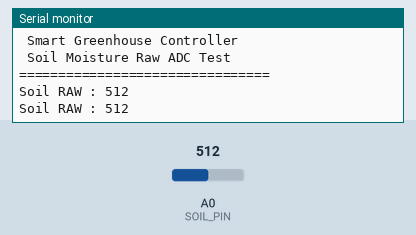
Recording of a sketch running on a simulated Arduino Uno, built with avr-gcc and run on an emulated ATmega328P. Parts: the last lines printed to the serial monitor. Inputs (shaded band) come from the test bench; at power-on: A0 (SOIL_PIN) = 512.

Above: at 2.2 s.
2.3 s: A0 (SOIL_PIN) set to 716
At 3.6 s:
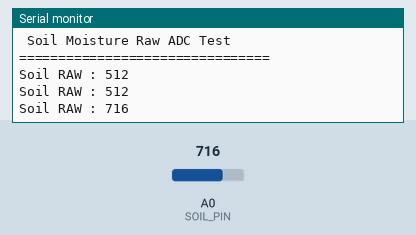
3.8 s: A0 (SOIL_PIN) set to 900
At 4.8 s:
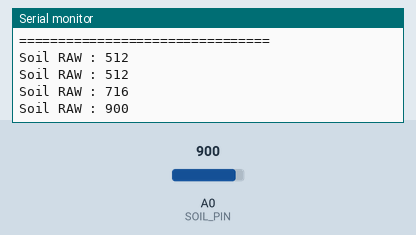
Timing chart, 0 to 6.8 s (numbered marks = the images above; inputs shaded):
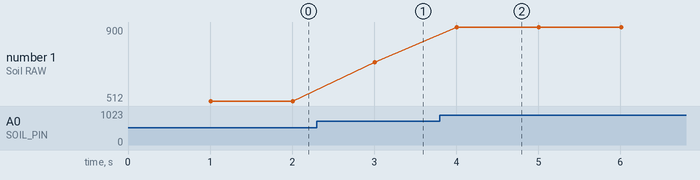

The sketch:

soil_raw_test.ino
```cpp
/*
 * Smart Greenhouse Controller
 * Capacitive Soil Moisture Sensor - Raw ADC Test
 *
 * Board:
 *   WeMos D1 R2 V2.1.0 / ESP8266
 *
 * Wiring:
 *   Sensor VCC  -> 3.3V
 *   Sensor GND  -> GND
 *   Sensor AOUT -> A0
 *
 * Purpose:
 *   Read and validate the raw analog output of the
 *   capacitive soil moisture sensor.
 *
 * Note:
 *   No percentage conversion is performed yet.
 *   Calibration will be completed in a later test.
 */

const uint8_t SOIL_PIN = A0;

void setup()
{
  Serial.begin(115200);
  delay(1000);

  Serial.println();
  Serial.println("================================");
  Serial.println(" Smart Greenhouse Controller");
  Serial.println(" Soil Moisture Raw ADC Test");
  Serial.println("================================");
  Serial.println();
}

void loop()
{
  int soilRaw = analogRead(SOIL_PIN);

  Serial.print("Soil RAW : ");
  Serial.println(soilRaw);

  delay(1000);
}
```

Measured:
- after the input at 2.3 s, the serial monitor: prints a new line after 0.71 s (image 1)
- after the input at 3.8 s, the serial monitor: prints a new line after 0.21 s (image 2)
- plotted number 1: 512 → 716 after the input at 2.3 s, 716 → 900 after the input at 3.8 s
